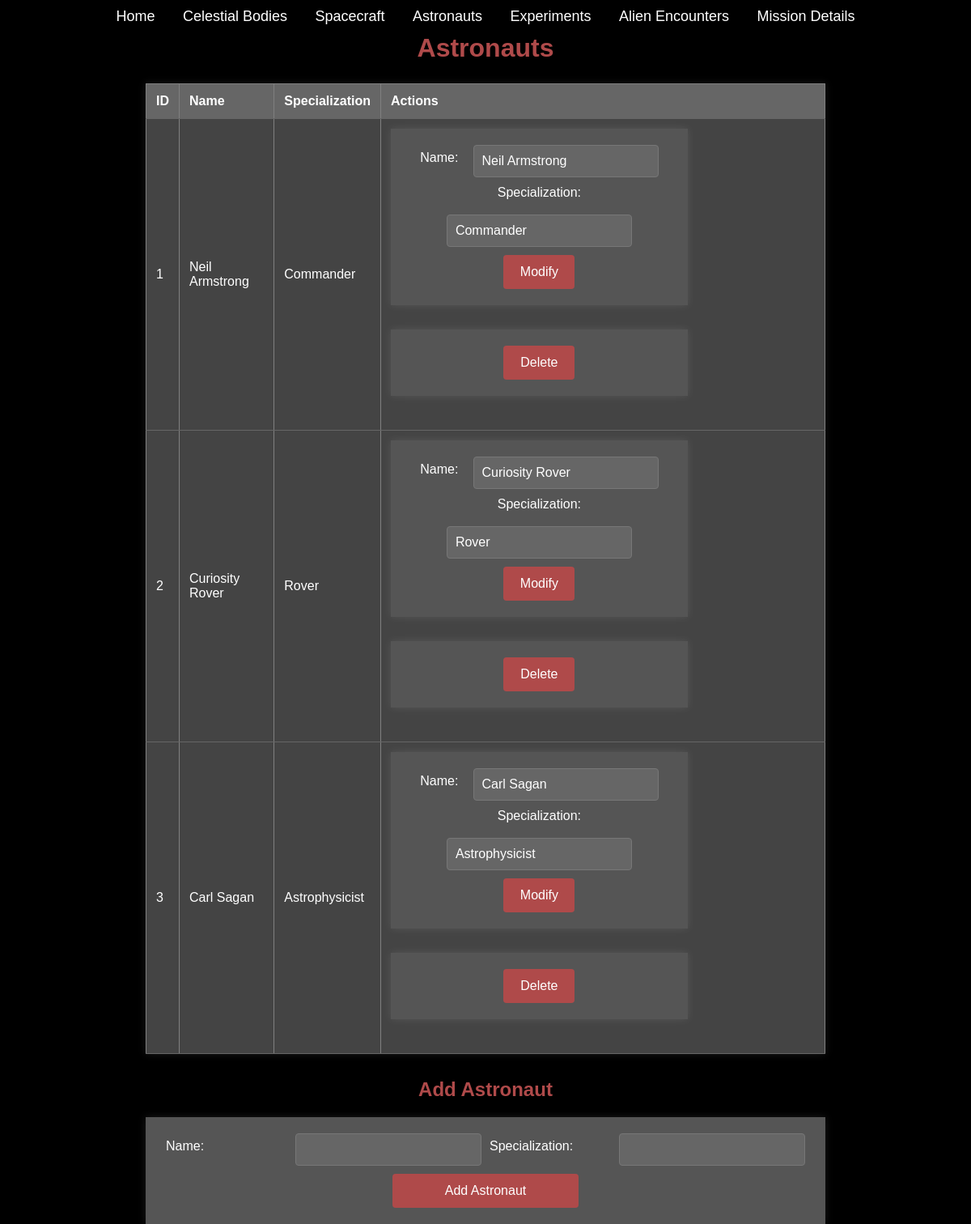
The page /astronauts on the database as committed earlier.
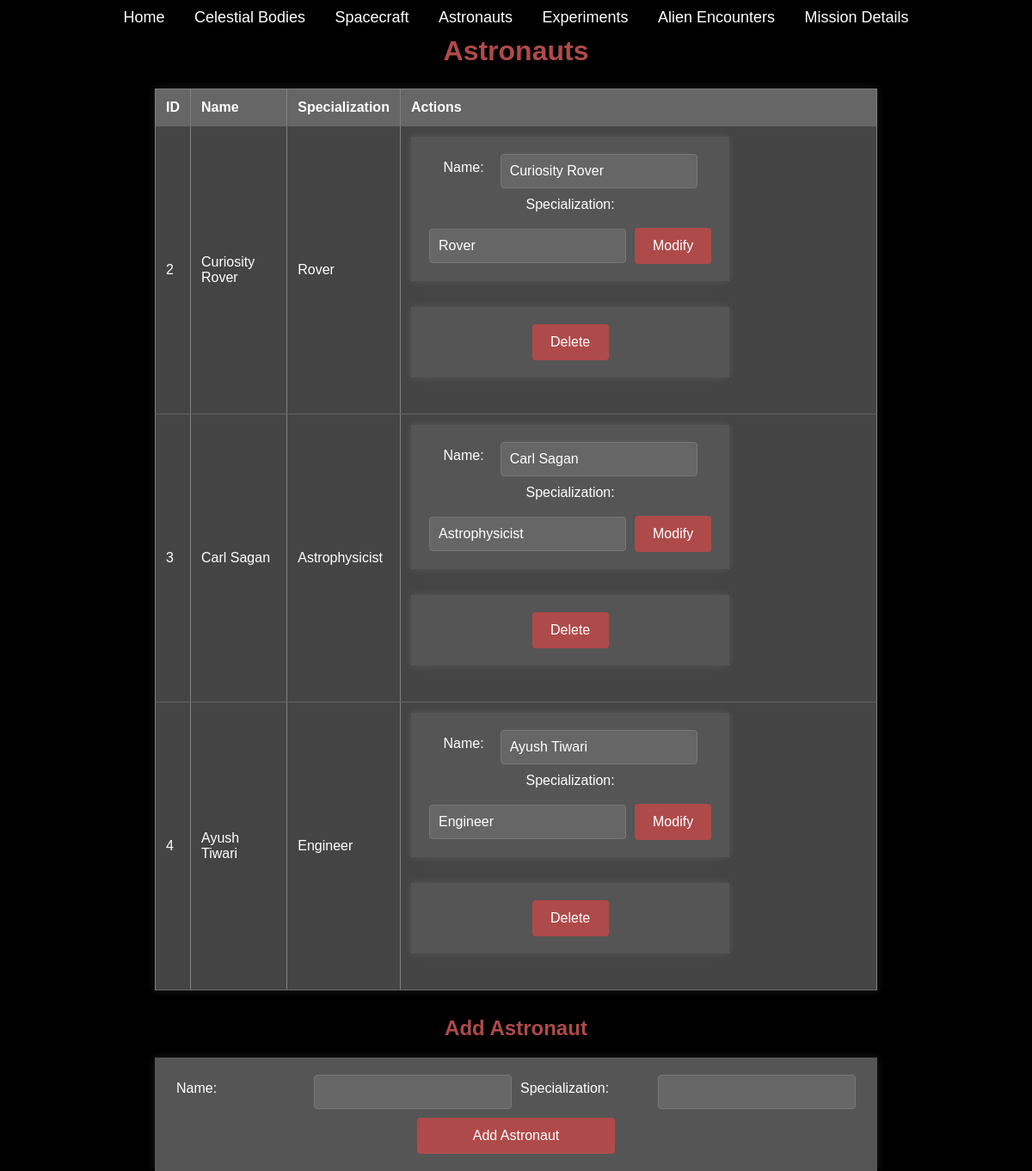
The same page on the database as committed later.
### app.py (models this page shows)
class Astronaut(db.Model):
    id = db.Column(db.Integer, primary_key=True)
    name = db.Column(db.String(50), nullable=False)
    specialization = db.Column(db.String(50), nullable=False)

### app.py (the view)
@app.route('/astronauts')
def astronauts():
    return render_template('astronauts.html', astronauts=Astronaut.query.all())

### templates/astronauts.html (shortened to what this page needs)
<!DOCTYPE html>
<html lang="en">
  <head>
    <link
      rel="stylesheet"
      href="{{ url_for('static', filename='index.css') }}"
    />
  </head>
  <body>
    <div class="navbar">
      <a href="/">Home</a>
      <a href="/celestial_bodies">Celestial Bodies</a>
      <a href="/spacecraft">Spacecraft</a>
      <a href="/astronauts">Astronauts</a>
      <a href="/experiments">Experiments</a>
      <a href="/alien_encounters">Alien Encounters</a>
      <a href="/mission_details">Mission Details</a>
    </div>
    <h1>Astronauts</h1>
    <table border="1">
      <tr>
        <th>ID</th>
        <th>Name</th>
        <th>Specialization</th>
        <th>Actions</th>
      </tr>
      {% for astronaut in astronauts %}
      <tr>
        <td>{{ astronaut.id }}</td>
        <td>{{ astronaut.name }}</td>
        <td>{{ astronaut.specialization }}</td>
        <td>
          <form
            method="POST"
            action="{{ url_for('modify_astronaut', id=astronaut.id) }}"
          >
            <label for="name">Name:</label>
            <input
              type="text"
              id="name"
              name="name"
              value="{{ astronaut.name }}"
              required
            />
            <label for="specialization">Specialization:</label>
            <input
              type="text"
              id="specialization"
              name="specialization"
              value="{{ astronaut.specialization }}"
              required
            />
            <button type="submit">Modify</button>
          </form>
          <form
            method="POST"
            action="{{ url_for('delete_astronaut', id=astronaut.id) }}"
          >
            <button type="submit">Delete</button>
          </form>
        </td>
      </tr>
      {% endfor %}
    </table>
    <h2>Add Astronaut</h2>
    <form
      class="ajax-form"
      id="astronaut-form"
      action="/add_astronaut"
      method="post"
    >
      <label for="astronaut_name">Name:</label>
      <input type="text" id="astronaut_name" name="name" required />
      <label for="specialization">Specialization:</label>
      <input type="text" id="specialization" name="specialization" required />
      <button type="submit">Add Astronaut</button>
    </form>
  </body>
</html>

Rows that differ between the two databases and show on the page:
removed Astronaut: id "1", name "Neil Armstrong", specialization "Commander"
added Astronaut: id "4", name "Ayush Tiwari", specialization "Engineer"
